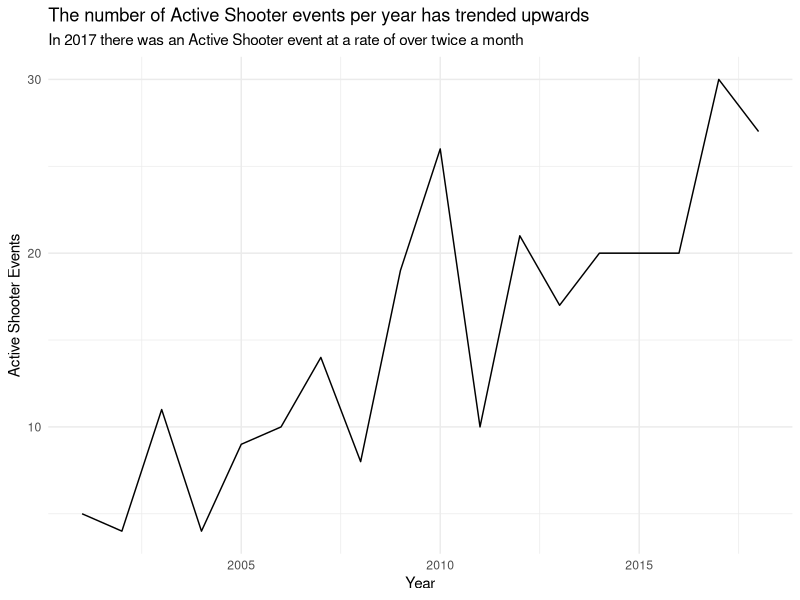
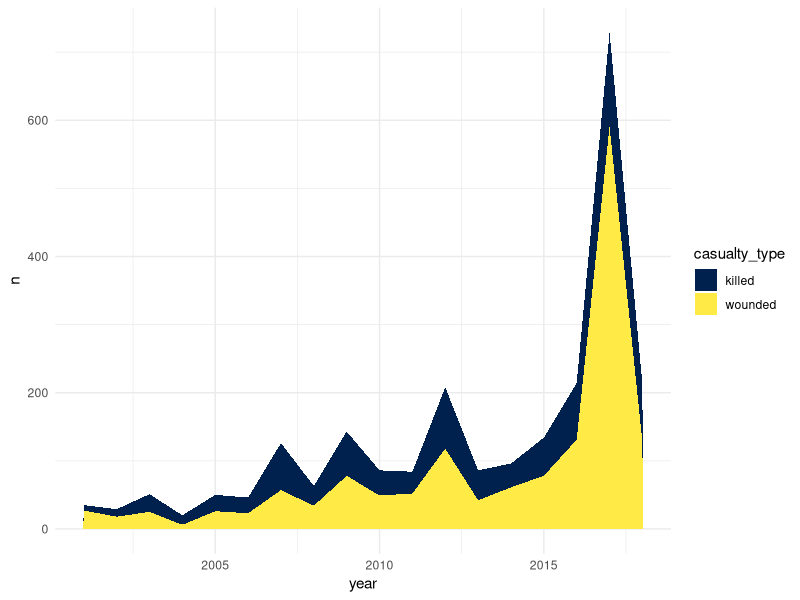
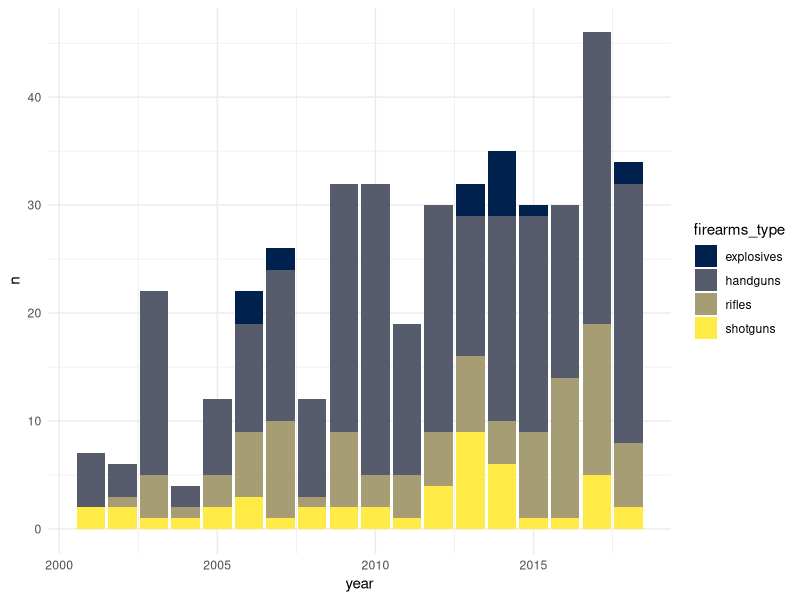
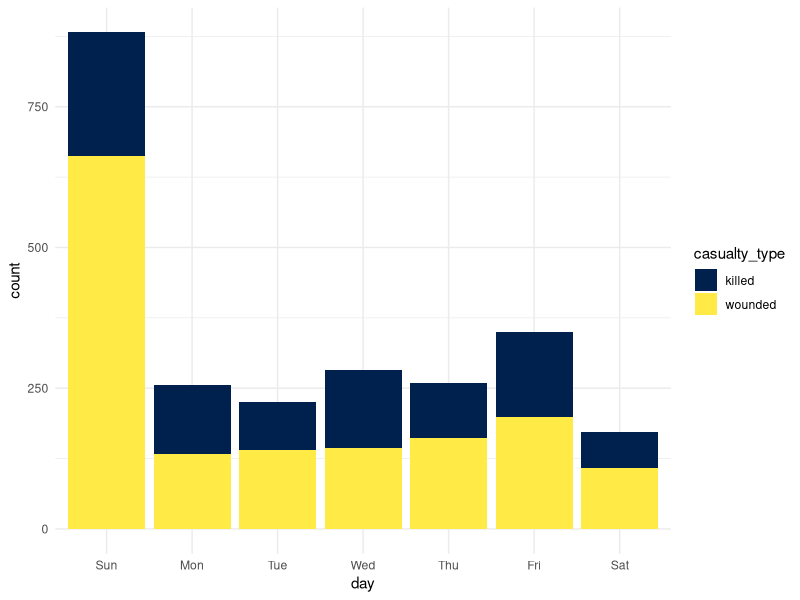
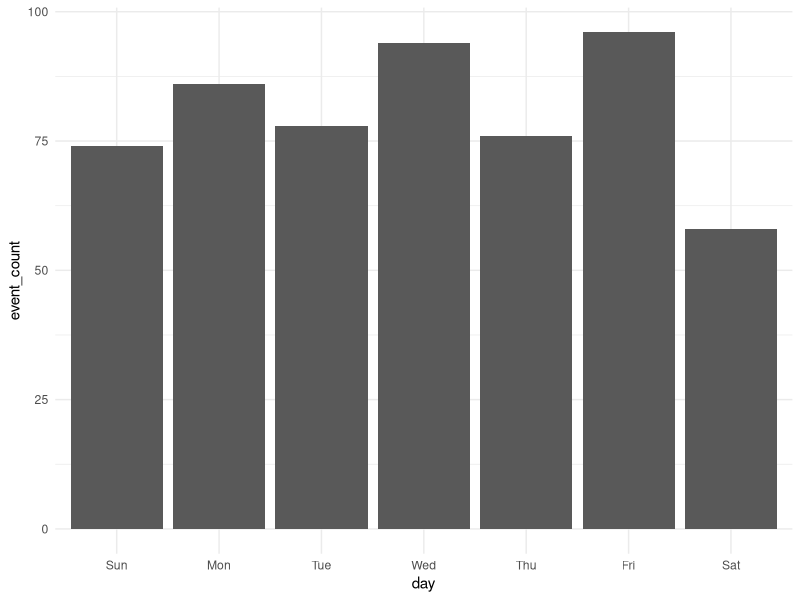

Write the R code that produced these figures, in order.
## ---- chunk 1
knitr::opts_chunk$set(echo = TRUE)
## ---- chunk 2
library(here)
library(tidyverse)
library(lubridate)
library(stringr)
library(viridis)
## ---- chunk 3
active_shooters <- read_csv(here::here("fbi_active_shooter", "active_shooters_clean.csv"))
## ---- chunk 4
active_shooters <- active_shooters %>%
  mutate(year = year(date_time), 
         month = month(date_time), 
         hour = hour(date_time), 
         day = wday(date_time, label = TRUE),
         location_type = as_factor(location_type),
         shooter_gender = as_factor(shooter_gender),
         state = as_factor(state))

active_shooters <- active_shooters %>%
  mutate(state = fct_recode(state,
                            "Georgia" = "Georgio",
                            "Virginia" = "Virgina",
                            "Oklahoma" = "Oaklahoma",
                            "Washington D.C." = "D.C."))
## ---- chunk 5
active_shooters %>%
  select(event_name, year) %>%
  distinct() %>%
  group_by(year) %>%
  count() %>%
  filter(between(year, 2001, 2018)) %>%
  ggplot(aes(x = year, y = n)) +
  geom_line() +
  theme_minimal() +
  labs(x = "Year", 
       y = "Active Shooter Events", 
       title = "The number of Active Shooter events per year has trended upwards", 
       subtitle = "In 2017 there was an Active Shooter event at a rate of over twice a month")
## ---- chunk 6
active_shooters %>%
  select(event_name, wounded, killed, year) %>%
  group_by(event_name, year) %>%
  summarise(wounded = sum(wounded), killed = sum(killed)) %>%
  gather(casualty_type, count, -event_name, -year) %>%
  ungroup() %>%
  group_by(year, casualty_type) %>%
  summarise(n = sum(count)) %>%
  filter(between(year, 2001, 2018)) %>%
  ggplot(aes(x = year, y = n, fill = casualty_type)) +
  geom_area() +
  scale_fill_viridis(discrete = TRUE, option = "E") +
  theme_minimal()
## ---- chunk 7
active_shooters %>%
  select(event_name, rifles, shotguns, handguns, explosives, year) %>%
  na.omit(.) %>%
  group_by(event_name, year) %>%
  summarise(rifles = sum(rifles), 
            shotguns = sum(shotguns), 
            handguns = sum(handguns), 
            explosives = sum(explosives)) %>%
  gather(firearms_type, count, -event_name, -year) %>%
  group_by(year, firearms_type) %>%
  summarise(n = sum(count)) %>%
  filter(between(year, 2001, 2018)) %>%
  ggplot(aes(x = year, y = n, fill = firearms_type)) +
  geom_col() +
  scale_fill_viridis(discrete = TRUE, option = "E") +
  theme_minimal()
## ---- chunk 8
active_shooters %>%
  select(killed, wounded, day) %>%
  group_by(day) %>%
  summarise(killed = sum(killed), wounded = sum(wounded)) %>%
  gather(casualty_type, count, -day) %>%
  ggplot(aes(x = day, y = count, fill = casualty_type)) +
  geom_col() +
  scale_fill_viridis(discrete = TRUE, option = "E") +
  theme_minimal()

active_shooters %>%
  select(killed, wounded, day, event_name) %>%
  group_by(day) %>%
  summarise(killed = sum(killed), wounded = sum(wounded), event_count = n()) %>%
  gather(casualty_type, count, -day, -event_count) %>%
  ggplot(aes(x = day, y = event_count)) +
  geom_col() +
  scale_fill_viridis(discrete = TRUE, option = "E") +
  theme_minimal()
## ---- chunk 9

## ---- chunk 10

